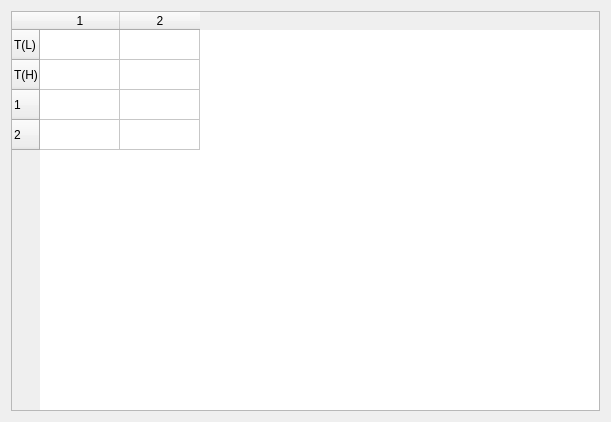
<?xml version="1.0" encoding="UTF-8"?>
<ui version="4.0">
 <class>NmrWidget</class>
 <widget class="QWidget" name="NmrWidget">
  <property name="geometry">
   <rect>
    <x>0</x>
    <y>0</y>
    <width>611</width>
    <height>422</height>
   </rect>
  </property>
  <property name="windowTitle">
   <string>Form</string>
  </property>
  <layout class="QGridLayout" name="gridLayout">
   <item row="0" column="0">
    <widget class="QTableWidget" name="table">
     <attribute name="horizontalHeaderDefaultSectionSize">
      <number>80</number>
     </attribute>
     <row>
      <property name="text">
       <string>T(L)</string>
      </property>
     </row>
     <row>
      <property name="text">
       <string>T(H)</string>
      </property>
     </row>
     <row>
      <property name="text">
       <string>1</string>
      </property>
     </row>
     <row>
      <property name="text">
       <string>2</string>
      </property>
     </row>
     <column>
      <property name="text">
       <string>1</string>
      </property>
     </column>
     <column>
      <property name="text">
       <string>2</string>
      </property>
     </column>
    </widget>
   </item>
  </layout>
 </widget>
 <resources/>
 <connections/>
</ui>
